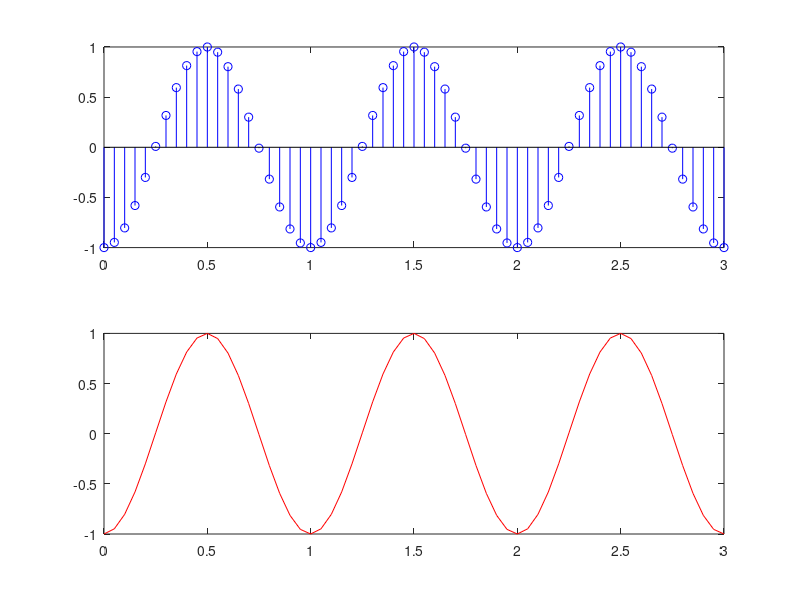

The MATLAB source for this figure:

clear;

A=1;
T=3;
th=22;

%Discrete
F=1;
fs=20;

sn=0: 1/fs: T;

y=A*cos(2*pi*sn*F + th);

subplot(2,1,1);
stem(sn, y,'b');

%Continuous

F2=1/T;

t=0: 1/fs: T;

y2=A*cos(2*pi*t*F + th);

subplot(2,1,2);
plot(t, y2, 'r')